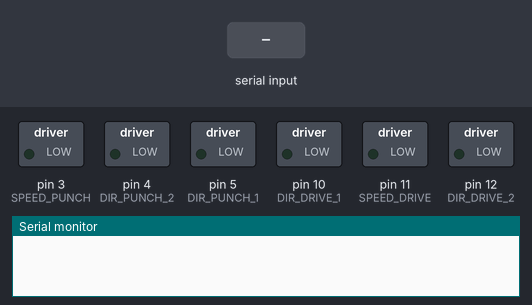
The sketch below on a simulated Arduino Uno, built with avr-gcc and run on an emulated ATmega328P. On the bench: switched loads named in the sketch (green lamp = pin HIGH), the last lines printed to the serial monitor. Dashed ring = blinking. Inputs (shaded band) come from the test bench.

Above: at 1.2 s.
1.3 s: "1\n" received over Serial
At 1.7 s:
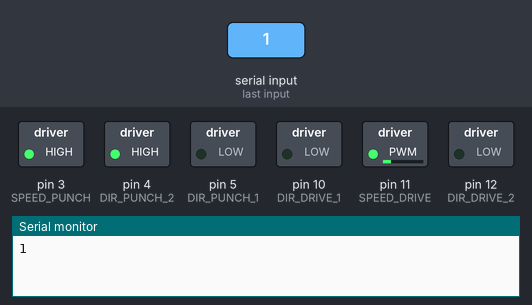
4.3 s: "90,45,200\n" received over Serial
At 5.3 s:
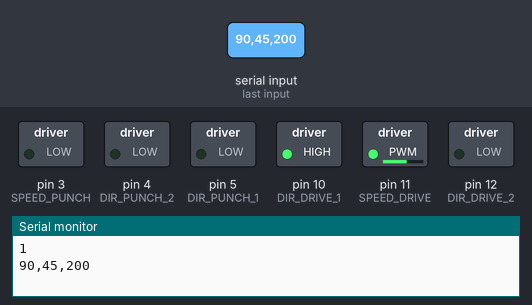
5.8 s: "90,45\n" received over Serial
At 6.8 s:
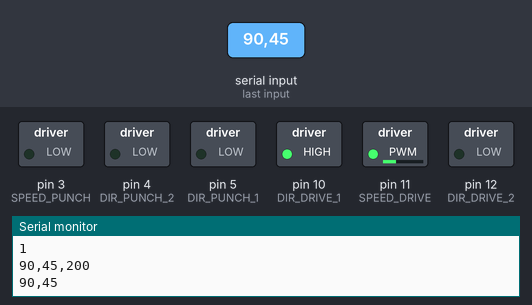
7.3 s: "0\n" received over Serial
At 7.8 s:
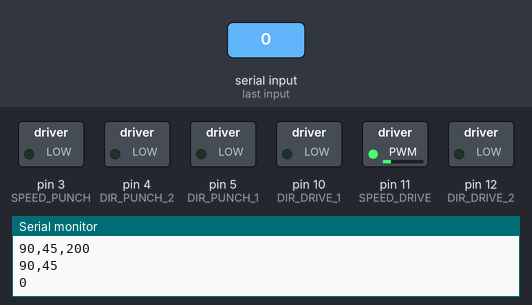
8.8 s: "1,90\n" received over Serial
At 9.2 s:
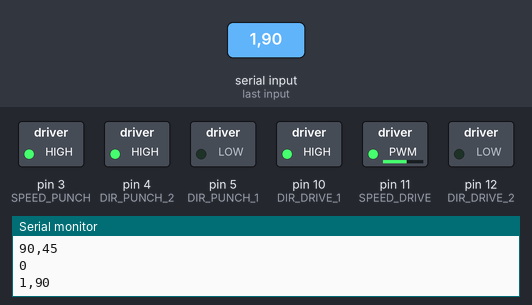
10.8 s: "5\n" received over Serial
At 11.6 s:
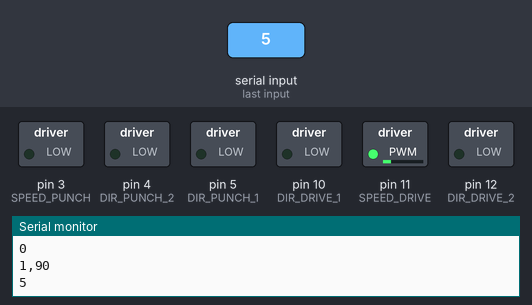
Timing chart, 0 to 13.3 s (numbered marks = the images above; inputs shaded):
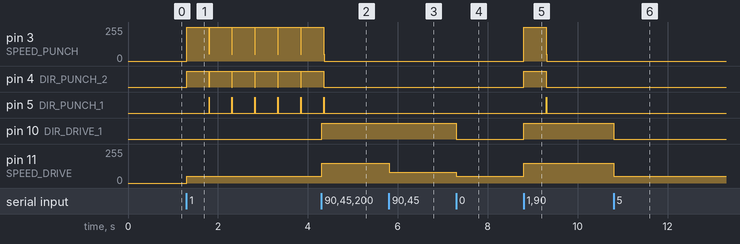

Measured:
- after the input at 1.3 s, pin 3 (SPEED_PUNCH): alternates 255/255 for 0.50 s and 50/255 for 0.01 s, starting at once; pin 4 (DIR_PUNCH_2): alternates HIGH for 0.50 s and LOW for 0.01 s, starting at once; pin 5 (DIR_PUNCH_1): alternates HIGH for 0.01 s and LOW for 0.50 s, starting after 0.50 s; pin 11 (SPEED_DRIVE): 0/255 → 50/255 at once
- after the input at 4.3 s, pin 4 (DIR_PUNCH_2), pin 5 (DIR_PUNCH_1): goes on until 4.4 s, then stays LOW; pin 10 (DIR_DRIVE_1): LOW → HIGH at once; pin 11 (SPEED_DRIVE): 50/255 → 150/255 at once
- after the input at 5.8 s, pin 11 (SPEED_DRIVE): 150/255 → 82/255 at once
- after the input at 7.3 s, pin 10 (DIR_DRIVE_1): HIGH → LOW at once; pin 11 (SPEED_DRIVE): 82/255 → 50/255 at once
- after the input at 8.8 s, pin 3 (SPEED_PUNCH): 0/255 → 255/255 at once, → 0/255 0.50 s later; pin 4 (DIR_PUNCH_2): LOW → HIGH at once, → LOW 0.50 s later; pin 5 (DIR_PUNCH_1): LOW → HIGH after 0.51 s, → LOW 0.01 s later; pin 10 (DIR_DRIVE_1): LOW → HIGH at once; pin 11 (SPEED_DRIVE): 50/255 → 150/255 at once
- after the input at 10.8 s, pin 10 (DIR_DRIVE_1): HIGH → LOW at once; pin 11 (SPEED_DRIVE): 150/255 → 50/255 at once

The sketch:

main_arduino.ino
```cpp
#define DIR_DRIVE_1 10
#define DIR_DRIVE_2 12
#define SPEED_DRIVE 11

#define DIR_PUNCH_1 5
#define DIR_PUNCH_2 4
#define SPEED_PUNCH 3


#include "GyverPID.h"

unsigned long time1;
bool switcher = 0;

//GyverPID regulator(0.5, 0.001, 0,  100);
// 2.5 2 0.8
const float Pi = 1.5, Ii = 1.7, Di = 0.8; // 1.5, Ii = 2, Di = 0.8; 150 good |
GyverPID regulator_plus(Pi, Ii, Di,  100);

void setup() {
  Serial.begin(9600);
  Serial.setTimeout(50);
  regulator_plus.setLimits(-150, 150);
  pinMode(DIR_DRIVE_1, OUTPUT);
  pinMode(DIR_DRIVE_2, OUTPUT);
  pinMode(SPEED_DRIVE, OUTPUT);
  pinMode(DIR_PUNCH_1, OUTPUT);
  pinMode(DIR_PUNCH_2, OUTPUT);
  pinMode(SPEED_PUNCH, OUTPUT);
}

void loop() {
  int x, x_ball, punch;
  if (Serial.available()>0){
    String s = Serial.readStringUntil('\n');
    Serial.println(s);
    byte ind = s.indexOf(',');
    byte ind1 = s.indexOf(';');
    String s1 = s.substring(0,ind);
    String s2 = s.substring(ind+1,ind1);
    String s3 = s.substring(ind1+1,s.length());
    x = s2.toInt();
    x_ball = s3.toInt();
    punch = s1.toInt();
    regulator_plus.setpoint = x_ball;
    regulator_plus.input = x;

    if (x == 0 and x_ball == 0){
      Motor(0);
    } else {
      regulator_plus.setDirection(NORMAL);
      regulator_plus.getResult();
      //if (abs(regulator_plus.output) > 40){
        Motor(regulator_plus.output);
      //}
    }
  }
  if (punch == 1 && switcher == 0){
    PunchMotor(255);
    time1 = millis();
    switcher = 1;
  }
  if (millis() - time1 > 500 && switcher == 1){
    PunchMotor(-50);
    delay(10);
    PunchMotor(0);
    switcher = 0;
  }
}

void Motor(int speed1){
  int dir1 = 0;
  int dir2 = 0;
  if (speed1 <= 0){
     dir1 = 1;
     dir2 = 0;
  } else {
     dir1 = 0;
     dir2 = 1;
  }
  if (speed1 == 0){
    dir1 = 0;
    dir2 = 0;
  }
  digitalWrite(DIR_DRIVE_1, dir1);
  digitalWrite(DIR_DRIVE_2, dir2);
  speed1 = abs(speed1);
  speed1 = constrain(speed1, 50, 255);
  analogWrite(SPEED_DRIVE, speed1);
}

void PunchMotor(int speed2){
  int dir1_1 = 0;
  int dir2_1 = 0;
  if (speed2 <= 0){
     dir1_1 = 1;
     dir2_1 = 0;
  } else {
     dir1_1 = 0;
     dir2_1 = 1;
  }
  if (speed2 == 0){
    dir1_1 = 0;
    dir2_1 = 0;
  }
  digitalWrite(DIR_PUNCH_1, dir1_1);
  digitalWrite(DIR_PUNCH_2, dir2_1);
  speed2 = abs(speed2);
  speed2 = constrain(speed2, 0, 255);
  analogWrite(SPEED_PUNCH, speed2);
}
```
